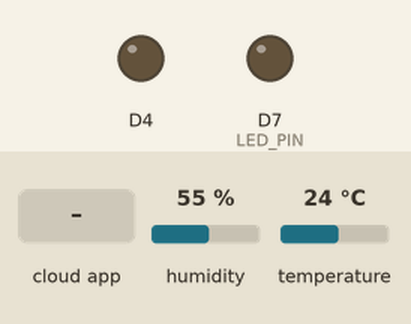
Recording of a sketch running on a simulated ESP8266 (NodeMCU). On the bench: output pins drawn as LEDs (lit = HIGH). The inputs (shaded band) are chosen by the test bench; at power-on: humidity 55 %, temperature 24 °C. WiFi joins after 1.5 s; servers stay silent unless stated; the Firebase database answers and starts empty; what the sketch prints to the serial monitor is not drawn.

Above: at 2.8 s.
2.9 s: the phone or cloud app sets wantedTemp to 25
At 4.4 s:
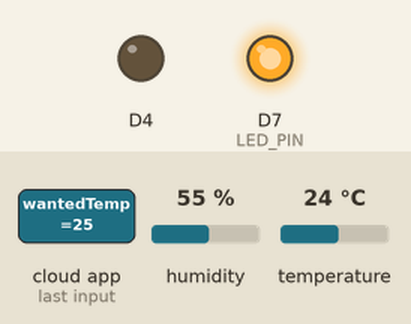
5.0 s: the phone or cloud app sets wantedTemp to 0
At 7.6 s:
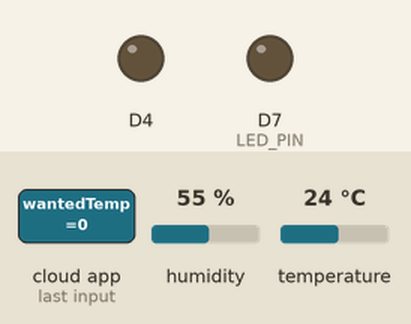
7.9 s: the phone or cloud app sets wantedTemp to 50
At 10.1 s:
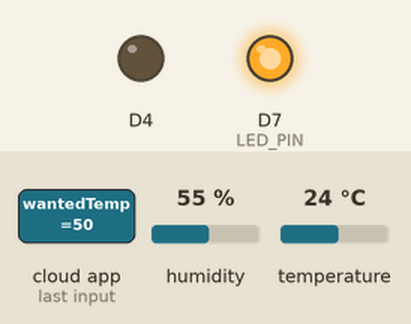
Timing chart, 0 to 11.6 s (numbered marks = the images above; inputs shaded):
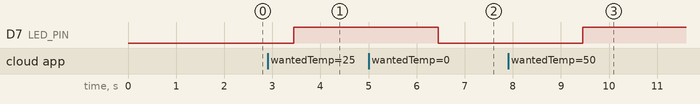

Measured:
- after the input at 2.9 s, D7 (LED_PIN): LOW → HIGH after 0.55 s
- after the input at 5.0 s, D7 (LED_PIN): HIGH → LOW after 1.5 s
- after the input at 7.9 s, D7 (LED_PIN): LOW → HIGH after 1.6 s

The sketch:

heating_system.ino
```cpp
#include <DHT.h>
#include <ESP8266WiFi.h>
#include <FirebaseArduino.h>


#define FIREBASE_HOST "heating-system-54d88-default-rtdb.europe-west1.firebasedatabase.app"
#define FIREBASE_AUTH "jIA3FD1hrqAKnSsqFmv9ScJ0WpIKlCpjLmzZUdNM"

// Wi-Fi credentials
#define WIFI_SSID "TP-Link_9EC6"
#define WIFI_PASSWORD "10179260"

// Pins
#define DHT11_PIN D3
#define DHTTYPE DHT11
#define LED_PIN D7

float temperature;
float humidity;

int refreshTime = 3000;
int lastRefreshTime = 0;
bool isOn;
float wantedTemp = 0;

// DHT11 sensor setup
DHT dht(DHT11_PIN, DHTTYPE);

void setup() {
  dht.begin();
  Serial.begin(9600);

  WiFi.begin(WIFI_SSID, WIFI_PASSWORD);

  while(WiFi.status() != WL_CONNECTED){
    Serial.print("..");
    delay(200);
  }
  pinMode(D4, OUTPUT);
  pinMode(LED_PIN, OUTPUT);

  Serial.println();
  Serial.println("NodeMCU is Connected!");
  Serial.println(WiFi.localIP());

  Firebase.begin(FIREBASE_HOST, FIREBASE_AUTH);
}

void loop() {
  if(millis() - lastRefreshTime >= refreshTime) {
    lastRefreshTime = millis();

    Firebase.setFloat("temperature", temperature);
    Firebase.setFloat("humidity", humidity);

    wantedTemp = Firebase.getFloat("wantedTemp");
    if(wantedTemp >= temperature) {
      digitalWrite(LED_PIN, HIGH);

    } else {
      digitalWrite(LED_PIN, LOW);
    }

    Serial.println("humidity");
    Serial.println(humidity);
    Serial.println("temperature");
    Serial.println(temperature);
  }

  humidity = dht.readHumidity();
  temperature = dht.readTemperature();
}
```
